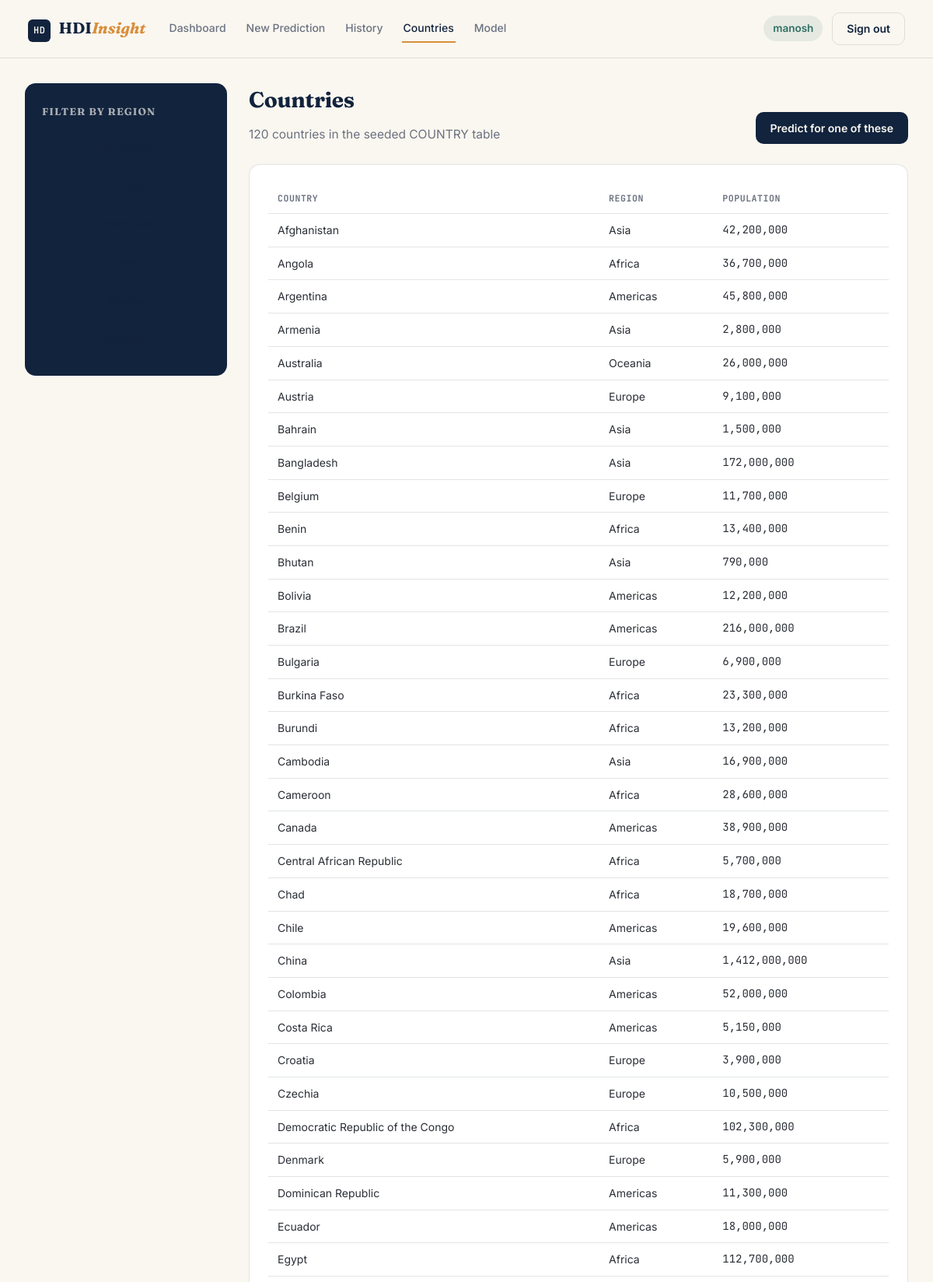
Page /countries (signed in, upper part) on the committed database.
### models.py (models this page shows, shortened)
class User(db.Model, UserMixin):
    __tablename__ = "user"
    user_id = db.Column(db.Integer, primary_key=True)
    name = db.Column(db.String(255), nullable=False)
    email = db.Column(db.String(255), unique=True, nullable=False)  # unique: used as the login key
    password_hash = db.Column(db.String(255), nullable=False)
    role = db.Column(db.String(50), default="researcher")
    created_at = db.Column(db.DateTime, default=datetime.utcnow)
    sessions = db.relationship("Session", backref="user", lazy=True)
    inputs = db.relationship("HDIInputData", backref="user", lazy=True)

class Country(db.Model):
    __tablename__ = "country"
    country_id = db.Column(db.Integer, primary_key=True)
    country_name = db.Column(db.String(255), nullable=False, unique=True)
    region = db.Column(db.String(100))
    population = db.Column(db.Integer)
    created_at = db.Column(db.DateTime, default=datetime.utcnow)
    inputs = db.relationship("HDIInputData", backref="country", lazy=True)

### app.py (the view)
@app.route("/countries")
@login_required
def countries():
    q = request.args.get("region", "")
    query = Country.query
    if q:
        query = query.filter_by(region=q)
    all_countries = query.order_by(Country.country_name).all()
    regions = sorted({c.region for c in Country.query.all() if c.region})
    return render_template("countries.html", countries=all_countries, regions=regions, selected_region=q)

### app.py (called while the page is built)
@login_manager.user_loader
def load_user(user_id):
    return User.query.get(int(user_id))

### templates/countries.html (shortened to what this page needs)
{% extends "base.html" %}
{% block content %}
<div class="app-shell">
  <aside class="sidebar">
    <h4>Filter by region</h4>
    <div style="display:flex; flex-direction:column; gap:8px;">
      <a class="btn btn-ghost btn-block" href="{{ url_for('countries') }}">All regions</a>
      {% for r in regions %}
        <a class="btn {{ 'btn-amber' if r == selected_region else 'btn-ghost' }} btn-block" href="{{ url_for('countries', region=r) }}">{{ r }}</a>
      {% endfor %}
    </div>
  </aside>
  <div class="content">
    <div class="page-head">
      <div>
        <h1>Countries</h1>
        <p>{{ countries|length }} countries in the seeded COUNTRY table{{ " · " + selected_region if selected_region }}</p>
      </div>
      <a class="btn btn-primary" href="{{ url_for('predict') }}">Predict for one of these</a>
    </div>
    <div class="card">
      <table>
        <thead><tr><th>Country</th><th>Region</th><th>Population</th></tr></thead>
        <tbody>
          {% for c in countries %}
            <tr>
              <td>{{ c.country_name }}</td>
              <td>{{ c.region }}</td>
              <td class="mono">{{ "{:,}".format(c.population) if c.population else "—" }}</td>
            </tr>
          {% endfor %}
        </tbody>
      </table>
    </div>
  </div>
</div>
{% endblock %}

### templates/base.html (shortened to what this page needs)
<!DOCTYPE html>
<html lang="en">
<head>
  <link rel="stylesheet" href="{{ url_for('static', filename='css/style.css') }}" />
</head>
<body class="{% block body_class %}{% endblock %}">
  <header class="topbar">
    <a class="brand" href="{{ url_for('index') }}">
      <span class="brand-mark">HD</span>
      <span class="brand-name">HDI<em>Insight</em></span>
    </a>
    <nav class="main-nav">
      {% if current_user.is_authenticated %}
        <a href="{{ url_for('dashboard') }}" class="{{ 'active' if request.endpoint=='dashboard' }}">Dashboard</a>
        <a href="{{ url_for('predict') }}" class="{{ 'active' if request.endpoint=='predict' }}">New Prediction</a>
        <a href="{{ url_for('history') }}" class="{{ 'active' if request.endpoint=='history' }}">History</a>
        <a href="{{ url_for('countries') }}" class="{{ 'active' if request.endpoint=='countries' }}">Countries</a>
        <a href="{{ url_for('model_info') }}" class="{{ 'active' if request.endpoint=='model_info' }}">Model</a>
      {% endif %}
    </nav>
    <div class="topbar-actions">
      {% if current_user.is_authenticated %}
        <span class="user-chip">{{ current_user.name }}</span>
        <a class="btn btn-ghost" href="{{ url_for('logout') }}">Sign out</a>
      {% else %}
        <a class="btn btn-ghost" href="{{ url_for('login') }}">Sign in</a>
        <a class="btn btn-primary" href="{{ url_for('register') }}">Get started</a>
      {% endif %}
    </div>
  </header>
  <main>
    {% block content %}{% endblock %}
  </main>
</body>
</html>

### static/css/style.css (style rules this page uses)
:root { --navy: #12233D; --navy-soft: #1B3358; --paper: #FAF7F0; --paper-dim: #F1ECE0; --amber: #D98E3B; --teal: #2F6F63; --teal-light: #6FA694; --rose: #B5535D; --slate: #2A2E35; --slate-soft: #6B7280; --line: rgba(18, 35, 61, 0.12); --font-display: "Fraunces", "Georgia", serif; --font-body: "Inter", -apple-system, BlinkMacSystemFont, sans-serif; --font-mono: "JetBrains Mono", "SFMono-Regular", monospace; --radius: 14px; --shadow-soft: 0 8px 24px rgba(18, 35, 61, 0.08); }
* { box-sizing: border-box; }
html, body { margin: 0; padding: 0; background: var(--paper); color: var(--slate); font-family: var(--font-body); font-size: 15.5px; line-height: 1.55; }
a { color: inherit; text-decoration: none; }
h1, h2, h3, h4 { font-family: var(--font-display); color: var(--navy); margin: 0 0 0.4em 0; letter-spacing: -0.01em; }
.mono { font-family: var(--font-mono); }
.topbar { display: flex; align-items: center; gap: 28px; padding: 16px 36px; background: var(--paper); border-bottom: 1px solid var(--line); position: sticky; top: 0; z-index: 20; }
.brand { display: flex; align-items: baseline; gap: 10px; font-family: var(--font-display); font-weight: 700; font-size: 20px; color: var(--navy); }
.brand-mark { background: var(--navy); color: var(--paper); font-family: var(--font-mono); font-size: 12px; font-weight: 600; padding: 5px 7px; border-radius: 6px; letter-spacing: 0.04em; }
.brand-name em { font-style: italic; color: var(--amber); }
.main-nav { display: flex; gap: 22px; flex: 1; font-size: 14px; font-weight: 500; }
.main-nav a { color: var(--slate-soft); padding: 6px 2px; border-bottom: 2px solid transparent; }
.main-nav a.active { color: var(--navy); border-bottom-color: var(--amber); }
.topbar-actions { display: flex; align-items: center; gap: 12px; }
.user-chip { font-size: 13.5px; font-weight: 600; color: var(--teal); background: rgba(47, 111, 99, 0.1); padding: 6px 12px; border-radius: 999px; }
.btn { display: inline-flex; align-items: center; justify-content: center; font-family: var(--font-body); font-weight: 600; font-size: 14px; padding: 9px 18px; border-radius: 10px; border: 1px solid transparent; cursor: pointer; transition: transform 0.12s ease, box-shadow 0.12s ease; }
.btn-primary { background: var(--navy); color: var(--paper); }
.btn-ghost { background: transparent; color: var(--navy); border-color: var(--line); }
.btn-block { width: 100%; }
.app-shell { display: grid; grid-template-columns: 260px 1fr; max-width: 1280px; margin: 0 auto; padding: 32px; gap: 28px; }
.sidebar { background: var(--navy); color: var(--paper); border-radius: var(--radius); padding: 26px 22px; height: fit-content; }
.sidebar h4 { color: var(--paper); font-size: 13px; text-transform: uppercase; letter-spacing: 0.08em; opacity: 0.65; margin-bottom: 14px; }
.content { min-width: 0; }
.page-head { display: flex; justify-content: space-between; align-items: flex-end; margin-bottom: 26px; }
.page-head h1 { font-size: 28px; }
.page-head p { color: var(--slate-soft); margin: 4px 0 0; }
.card { background: #fff; border: 1px solid var(--line); border-radius: var(--radius); padding: 24px; margin-bottom: 20px; }
table { width: 100%; border-collapse: collapse; font-size: 14px; }
th, td { text-align: left; padding: 10px 12px; border-bottom: 1px solid var(--line); }
th { font-family: var(--font-mono); font-size: 11.5px; text-transform: uppercase; letter-spacing: 0.05em; color: var(--slate-soft); }

### rows in the picture
User: name "manosh"
Country: country_name "Afghanistan", region "Asia", population "42,200,000"
Country: country_name "Angola", region "Africa", population "36,700,000"
Country: country_name "Argentina", region "Americas", population "45,800,000"
Country: country_name "Armenia", region "Asia", population "2,800,000"
Country: country_name "Australia", region "Oceania", population "26,000,000"
Country: country_name "Austria", region "Europe", population "9,100,000"
Country: country_name "Bahrain", region "Asia", population "1,500,000"
Country: country_name "Bangladesh", region "Asia", population "172,000,000"
Country: country_name "Belgium", region "Europe", population "11,700,000"
Country: country_name "Benin", region "Africa", population "13,400,000"
Country: country_name "Bhutan", region "Asia", population "790,000"
Country: country_name "Bolivia", region "Americas", population "12,200,000"
Country: country_name "Brazil", region "Americas", population "216,000,000"
Country: country_name "Bulgaria", region "Europe", population "6,900,000"
Country: country_name "Burkina Faso", region "Africa", population "23,300,000"
Country: country_name "Burundi", region "Africa", population "13,200,000"
Country: country_name "Cambodia", region "Asia", population "16,900,000"
Country: country_name "Cameroon", region "Africa", population "28,600,000"
Country: country_name "Canada", region "Americas", population "38,900,000"
Country: country_name "Central African Republic", region "Africa", population "5,700,000"
Country: country_name "Chad", region "Africa", population "18,700,000"
Country: country_name "Chile", region "Americas", population "19,600,000"
Country: country_name "China", region "Asia", population "1,412,000,000"
Country: country_name "Colombia", region "Americas", population "52,000,000"
Country: country_name "Costa Rica", region "Americas", population "5,150,000"
Country: country_name "Croatia", region "Europe", population "3,900,000"
Country: country_name "Czechia", region "Europe", population "10,500,000"
Country: country_name "Democratic Republic of the Congo", region "Africa", population "102,300,000"
Country: country_name "Denmark", region "Europe", population "5,900,000"
Country: country_name "Dominican Republic", region "Americas", population "11,300,000"
Country: country_name "Ecuador", region "Americas", population "18,000,000"
Country: country_name "Egypt", region "Africa", population "112,700,000"

### other values in the picture
{{ countries|length }} "120"
